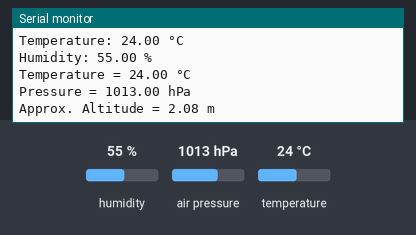
Simulated run of this sketch. Board: Arduino Mega 2560, built with avr-gcc and run on an emulated ATmega2560. Parts: the last lines printed to the serial monitor. The inputs (shaded band) are chosen by the test bench; at power-on: humidity 55 %, air pressure 1013 hPa, temperature 24 °C.

Above: at 2.2 s.
2.3 s: humidity set to 22 %
3.8 s: air pressure set to 952 hPa
At 4.05 s:
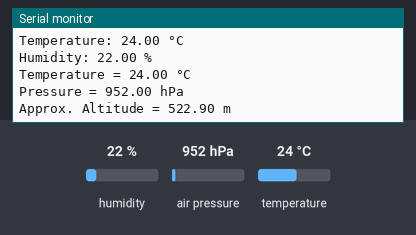
5.3 s: temperature set to 12 °C
At 5.54 s:
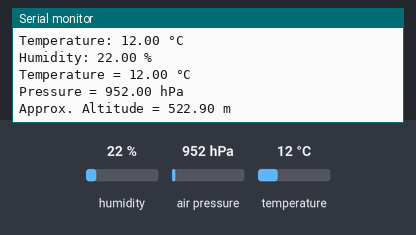

The sketch:

sketch_jul11a.ino
```cpp
#include <Wire.h>
#include <Adafruit_AHTX0.h>
#include <Wire.h>
#include <Adafruit_Sensor.h>
#include <Adafruit_BMP280.h>
#include <TinyGPS++.h>

// Use I2C interface

TinyGPSPlus gps;

Adafruit_AHTX0 aht;

Adafruit_BMP280 bmp; // I2C by default


void setup() {
  Serial.begin(115200);
  delay(1000);

  bmp_setup();
  aht_setup();
  gps_setup();

}

void aht_setup() {

  Serial.println("AHT21B Sensor Test on Teensy 4.1");

  if (!aht.begin()) {
    Serial.println("Could not find AHT21B sensor! Check wiring.");
    while (1) delay(10);
  }

  Serial.println("AHT21B found");


}

void loop() {
  sensors_event_t humidity, temp;
  aht.getEvent(&humidity, &temp);  // populate temp and humidity

  Serial.print("Temperature: ");
  Serial.print(temp.temperature);
  Serial.println(" °C");

  Serial.print("Humidity: ");
  Serial.print(humidity.relative_humidity);
  Serial.println(" %");

  Serial.println();

  Serial.print("Temperature = ");
  Serial.print(bmp.readTemperature());
  Serial.println(" °C");

  Serial.print("Pressure = ");
  Serial.print(bmp.readPressure() / 100.0F); // hPa
  Serial.println(" hPa");

  Serial.print("Approx. Altitude = ");
  Serial.print(bmp.readAltitude(1013.25)); // Standard sea level pressure
  Serial.println(" m");

  Serial.println();
  // gps_data();
  delay(100);
}


void bmp_setup() {
  Serial.println("BMP280 Test on Teensy 4.1");

  // Initialize the BMP280
  if (!bmp.begin(0x76)) {  // Change to 0x77 if needed
    Serial.println("Could not find BMP280 sensor! Check wiring or I2C address.");
    while (1); // Halt
  }

  // Optional: Configure settings
  bmp.setSampling(Adafruit_BMP280::MODE_NORMAL,
                  Adafruit_BMP280::SAMPLING_X2,   // temperature
                  Adafruit_BMP280::SAMPLING_X16,  // pressure
                  Adafruit_BMP280::FILTER_X16,
                  Adafruit_BMP280::STANDBY_MS_500);
}


void gps_setup() {
  Serial1.begin(9600);      // Serial1 = UART RX1 on Pin 0 (connect GPS TX to this)

  Serial.println("NEO-6M GPS Test with Teensy 4.1");
}

void gps_data() {
  while (Serial1.available()) {
    gps.encode(Serial1.read());
  }

  if (gps.location.isUpdated()) {
    Serial.print("Latitude: ");
    Serial.println(gps.location.lat(), 6);

    Serial.print("Longitude: ");
    Serial.println(gps.location.lng(), 6);

    Serial.print("Altitude: ");
    Serial.print(gps.altitude.meters());
    Serial.println(" m");

    Serial.print("Speed: ");
    Serial.print(gps.speed.kmph());
    Serial.println(" km/h");

    Serial.print("Satellites: ");
    Serial.println(gps.satellites.value());

    Serial.print("Date: ");
    Serial.print(gps.date.day());
    Serial.print("/");
    Serial.print(gps.date.month());
    Serial.print("/");
    Serial.println(gps.date.year());

    Serial.print("Time (UTC): ");
    Serial.print(gps.time.hour());
    Serial.print(":");
    Serial.print(gps.time.minute());
    Serial.print(":");
    Serial.println(gps.time.second());

    Serial.println("-------------------------");
  }
}
```

Measured:
- after the input at 3.8 s, the serial monitor: prints a new line after 0.10 s (image 1)
- after the input at 5.3 s, the serial monitor: prints a new line after 0.09 s (image 2)
